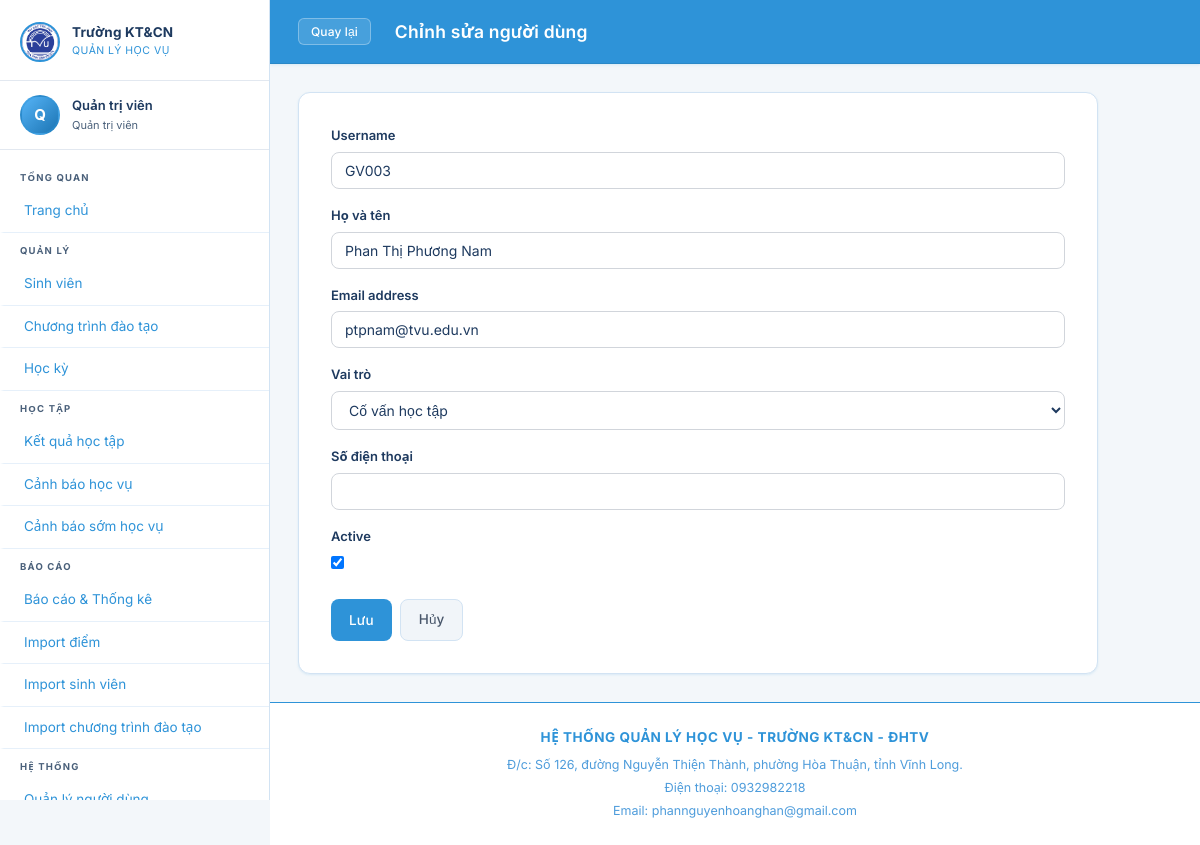
Before: /accounts/users/46/edit/ (signed in) with the older database file.
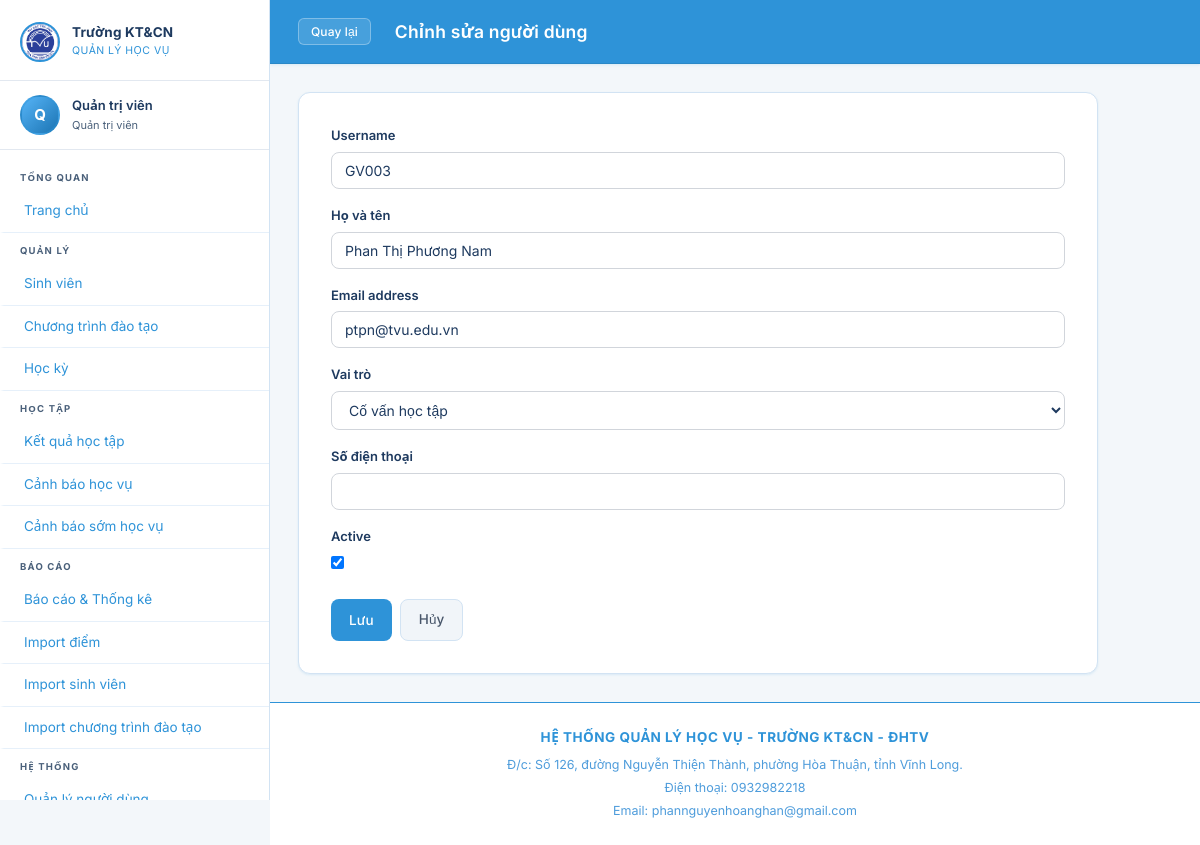
After: the same page with the newer database file.
### accounts/models.py (models this page shows, shortened)
class CustomUser(AbstractUser):
    ROLE_CHOICES = [
        ('admin', 'Quản trị viên'),
        ('giaovu', 'Giáo vụ'),
        ('covan', 'Cố vấn học tập'),
        ('sinhvien', 'Sinh viên'),
    ]
    role = models.CharField(max_length=20, choices=ROLE_CHOICES, default='sinhvien', verbose_name='Vai trò')
    full_name = models.CharField(max_length=200, blank=True, verbose_name='Họ và tên')
    phone = models.CharField(max_length=15, blank=True, verbose_name='Số điện thoại')
    class Meta:
        db_table = 'customuser'
        verbose_name = 'Người dùng'
        verbose_name_plural = 'Người dùng'
    @property
    def is_admin(self):
        return self.role == 'admin'
    @property
    def is_giaovu(self):
        return self.role == 'giaovu'
    @property
    def is_sinhvien(self):
        return self.role == 'sinhvien'

### accounts/views.py (the view)
# urls.py: path('users/<int:pk>/edit/', views.user_edit, name='user_edit'),
@login_required
def user_edit(request, pk):
    if not request.user.is_admin:
        messages.error(request, 'Bạn không có quyền truy cập.')
        return redirect('dashboard:index')
    user = get_object_or_404(CustomUser, pk=pk)
    form = UserEditForm(request.POST or None, instance=user)
    if request.method == 'POST' and form.is_valid():
        form.save()
        messages.success(request, 'Cập nhật người dùng thành công.')
        return redirect('accounts:user_list')
    return render(request, 'accounts/user_form.html', {'form': form, 'title': 'Chỉnh sửa người dùng'})

### accounts/forms.py
class UserEditForm(forms.ModelForm):
    class Meta:
        model = CustomUser
        fields = ['username', 'full_name', 'email', 'role', 'phone', 'is_active']
        widgets = {
            'username': forms.TextInput(attrs={'class': 'form-control'}),
            'full_name': forms.TextInput(attrs={'class': 'form-control'}),
            'email': forms.EmailInput(attrs={'class': 'form-control'}),
            'role': forms.Select(attrs={'class': 'form-select'}),
            'phone': forms.TextInput(attrs={'class': 'form-control'}),
        }

### templates/accounts/user_form.html (shortened to what this page needs)
{% extends 'base.html' %}
{% block page_title %}{{ title }}{% endblock %}
{% block content %}
<div class="form-card">
    <form method="post">
        {% for field in form %}
        <div class="form-group mb-3">
            <label class="form-label">{{ field.label }}</label>
            {{ field }}
        </div>
        {% endfor %}
        <div class="d-flex gap-2 mt-4">
            <button type="submit" class="btn btn-primary">Lưu</button>
            <a href="{% url 'accounts:user_list' %}" class="btn btn-secondary">Hủy</a>
        </div>
    </form>
</div>
{% endblock %}

Changed rows visible on the page:
changed CustomUser "GV003": email "ptpnam@tvu.edu.vn" → "ptpn@tvu.edu.vn"
